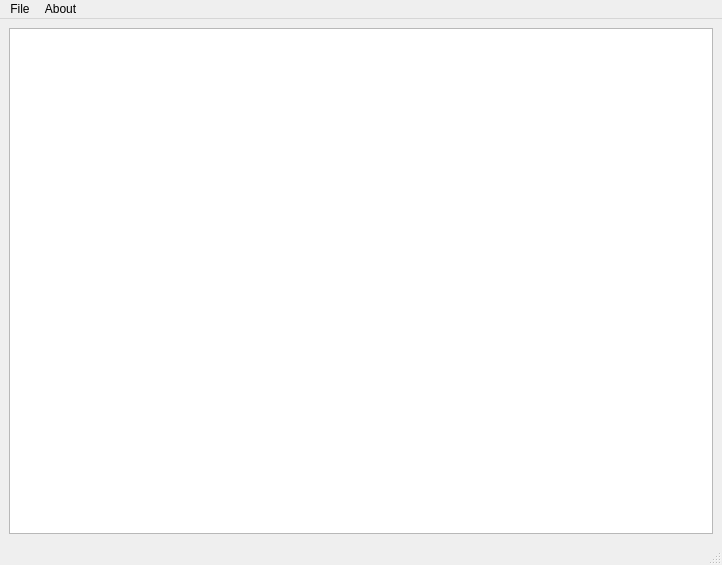
<?xml version="1.0" encoding="UTF-8"?>
<ui version="4.0">
 <class>MainWindow</class>
 <widget class="QMainWindow" name="MainWindow">
  <property name="geometry">
   <rect>
    <x>0</x>
    <y>0</y>
    <width>722</width>
    <height>565</height>
   </rect>
  </property>
  <property name="windowTitle">
   <string>Calc 21</string>
  </property>
  <widget class="QWidget" name="centralwidget">
   <property name="layoutDirection">
    <enum>Qt::LeftToRight</enum>
   </property>
   <layout class="QHBoxLayout" name="horizontalLayout">
    <item>
     <widget class="QPlainTextEdit" name="MainTextFrame"/>
    </item>
   </layout>
  </widget>
  <widget class="QMenuBar" name="menubar">
   <property name="geometry">
    <rect>
     <x>0</x>
     <y>0</y>
     <width>722</width>
     <height>22</height>
    </rect>
   </property>
   <widget class="QMenu" name="menuFile">
    <property name="title">
     <string>File</string>
    </property>
    <addaction name="actionNew"/>
    <addaction name="actionSave"/>
    <addaction name="actionClose"/>
   </widget>
   <widget class="QMenu" name="menuAbout">
    <property name="title">
     <string>About</string>
    </property>
   </widget>
   <addaction name="menuFile"/>
   <addaction name="menuAbout"/>
  </widget>
  <widget class="QStatusBar" name="statusbar"/>
  <action name="actionNew">
   <property name="text">
    <string>New</string>
   </property>
  </action>
  <action name="actionSave">
   <property name="text">
    <string>Save</string>
   </property>
  </action>
  <action name="actionClose">
   <property name="text">
    <string>Close</string>
   </property>
  </action>
 </widget>
 <resources/>
 <connections/>
</ui>
